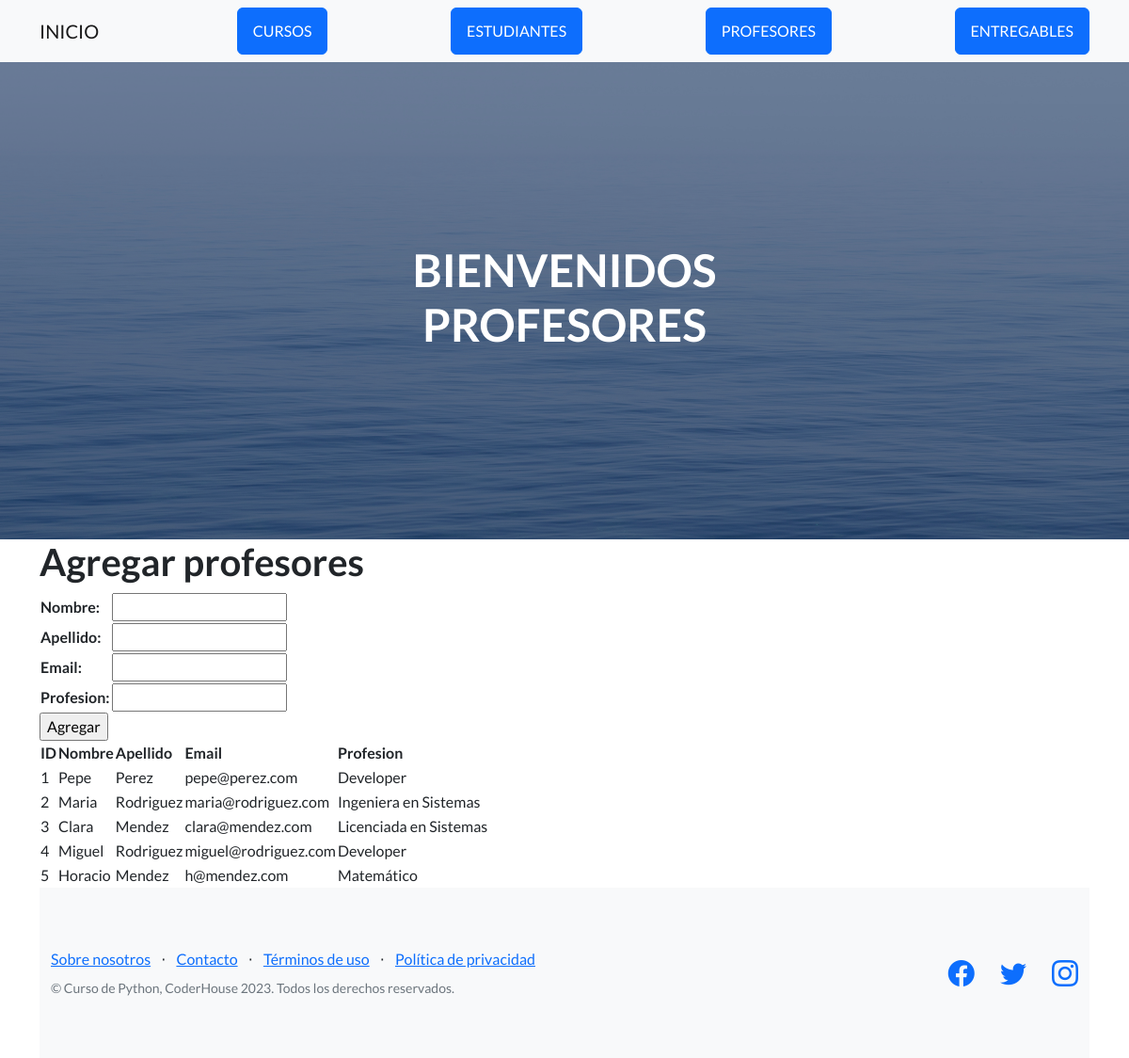
The page /profesores/ on the database its author committed.
### AppCoder/models.py (models this page shows, shortened)
class Profesor(models.Model):
    nombre=models.CharField(max_length=50)
    apellido=models.CharField(max_length=50)
    email=models.EmailField()
    profesion=models.CharField(max_length=50)

### AppCoder/views.py (the view)
# urls.py: path('profesores/', profesores, name="profesores"),
def profesores(request):  #funcion para agregar profesor a el formulario
    if request.method == "POST":
        form = ProfesorForm(request.POST)
        if form.is_valid():
            profesor = Profesor()
            profesor.nombre = form.cleaned_data['nombre']
            profesor.apellido = form.cleaned_data['apellido']
            profesor.email = form.cleaned_data['email']
            profesor.profesion = form.cleaned_data['profesion']
            profesor.save()
            form = ProfesorForm()
    else:
        form = ProfesorForm
    profesores = Profesor.objects.all() #llama todos la informacion contenida el objeto profesor y la muestra
    context = {"profesores": profesores, "form": form}
    return render(request, "AppCoder/Profesores.html", context)

### AppCoder/templates/AppCoder/profesores.html (shortened to what this page needs)
{% extends "AppCoder/padre.html" %}
{% load static %}
{% block titulo %}
    <h1>BIENVENIDOS PROFESORES</h1>
{% endblock %}
{% block contenido_que_cambia %}
<h1>Agregar profesores</h1>
<form action="" method="post">
    <table>
    {{ form.as_table }}
    </table>
    <input type="submit" value="Agregar">
</form>
<table>
    <thead>
        <tr>
            <th>ID</th>
            <th>Nombre</th>
            <th>Apellido</th>
            <th>Email</th>
            <th>Profesion</th>
        </tr>
    </thead>
    <tbody>
        {% for profesor in profesores %}
        <tr>
            <td>
                {{profesor.id}}
            </td>
            <td>
                {{profesor.nombre}}
            </td>
            <td>
                {{profesor.apellido}}
            </td>
            <td>
                {{profesor.email}}
            </td>
            <td>
                {{profesor.profesion}}
            </td>
        </tr>
        {% endfor %}
    </tbody>
</table>
{% endblock %}

### rows shown on the page
Profesor: id "1", nombre "Pepe", apellido "Perez", email "pepe@perez.com", profesion "Developer"
Profesor: id "2", nombre "Maria", apellido "Rodriguez", email "maria@rodriguez.com", profesion "Ingeniera en Sistemas"
Profesor: id "3", nombre "Clara", apellido "Mendez", email "clara@mendez.com", profesion "Licenciada en Sistemas"
Profesor: id "4", nombre "Miguel", apellido "Rodriguez", email "miguel@rodriguez.com", profesion "Developer"
Profesor: id "5", nombre "Horacio", apellido "Mendez", email "h@mendez.com", profesion "Matemático"
